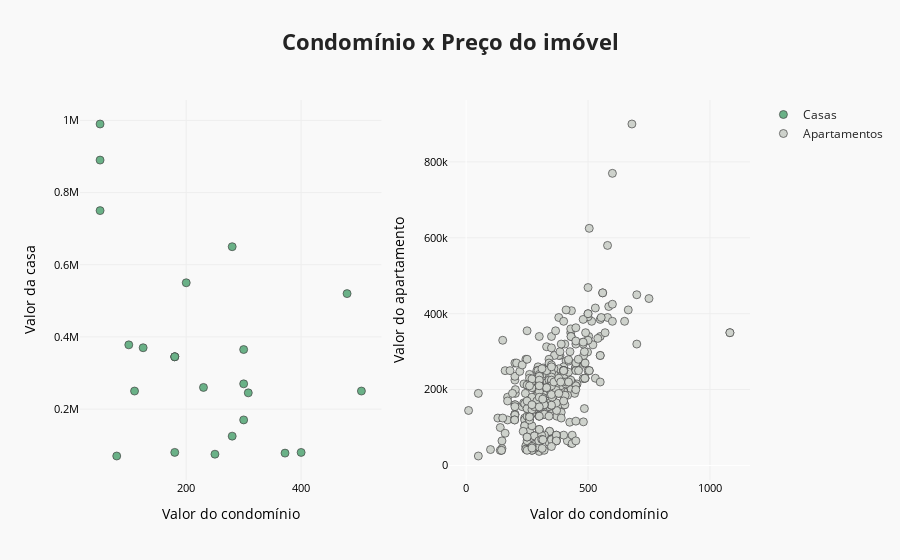

The code cell stored with this chart in its notebook:
### Code cell
df_fig1 = df_samambaia_filtered[(df_samambaia_filtered[HOUSE_CATEGORY] != 0) & (df_samambaia_filtered[HOUSE_CONDOMI_VALUE] > 1) & (df_samambaia_filtered[HOUSE_CONDOMI_VALUE] < 2000)]
df_fig2 = df_samambaia_filtered[(df_samambaia_filtered[HOUSE_CONDOMI_VALUE] > 1) & (df_samambaia_filtered[HOUSE_CONDOMI_VALUE] < 2000) & (df_samambaia_filtered[HOUSE_SIZE] > 0)]

title='<b>Condomínio x Preço do imóvel</b>'

fig = make_subplots(rows=1, cols=2)

fig.add_trace(
    go.Scatter(
        x=df_fig1[df_fig1[HOUSE_CATEGORY] == 'Casas'][HOUSE_CONDOMI_VALUE], 
        y=df_fig1[df_fig1[HOUSE_CATEGORY] == 'Casas'][HOUSE_PRICE], 
        mode='markers', 
        name='Casas',
        marker={'color': FIGURE_COLOR_PALETTE[1]}),
row=1, col=1)

fig.add_trace(
    go.Scatter(
        x=df_fig1[df_fig1[HOUSE_CATEGORY] == 'Apartamentos'][HOUSE_CONDOMI_VALUE], 
        y=df_fig1[df_fig1[HOUSE_CATEGORY] == 'Apartamentos'][HOUSE_PRICE], 
        mode='markers', 
        name='Apartamentos',
        marker={'color': FIGURE_COLOR_PALETTE[2]}),
    row=1, col=2)

fig.update_layout(
    boxmode='group',
    title=title,
    titlefont={'size':22},
    violinmode='group',
    paper_bgcolor='#f9f9f9',
    plot_bgcolor='#f9f9f9',
    template='seaborn',
)

fig.update_xaxes(
    color='black',
    showgrid=True,
    gridwidth=1.0, 
    gridcolor='#eeeeee',
    tickfont_size=11,
)

fig.update_yaxes(
    color='black',
    showgrid=True,
    gridwidth=1.0, 
    gridcolor='#eeeeee',
    tickfont_size=11,
)

fig['layout']['xaxis']['title']='Valor do condomínio'
fig['layout']['xaxis2']['title']='Valor do condomínio'
fig['layout']['yaxis']['title']='Valor da casa'
fig['layout']['yaxis2']['title']='Valor do apartamento'

fig.update_traces(marker_size=8,marker_line_width=0.7)

fig.show()

### Figure 1 — Plotly figure (JSON) as saved in the notebook; plotly's stock layout.template omitted (floating-point values rounded to 4 significant figures; data arrays with more than 128 entries replaced by an {"elided": "..."} marker saying what was removed)
{"data": [{"marker": {"color": "#6AB187", "line": {"width": 0.7}, "size": 8}, "mode": "markers", "name": "Casas", "type": "scatter", "x": [300, 180, 505, 110, 50, 180, 180, 50, 50, 280, 180, 300, 300, 372, 250, 400, 230, 480, 100, 200, 280, 308, 125, 79], "xaxis": "x", "y": [170000, 80000, 250000, 250000, 750000, 345000, 345000, 890000, 990000, 125000, 345000, 365000, 270000, 78000, 75000, 79900, 260000, 520000, 378000, 550000, 650000, 245000, 369990, 70000], "yaxis": "y"}, {"marker": {"color": "#CED2CC", "line": {"width": 0.7}, "size": 8}, "mode": "markers", "name": "Apartamentos", "type": "scatter", "x": {"elided": "422 int values"}, "xaxis": "x2", "y": {"elided": "422 int values"}, "yaxis": "y2"}], "layout": {"boxmode": "group", "paper_bgcolor": "#f9f9f9", "plot_bgcolor": "#f9f9f9", "title": {"font": {"size": 22}, "text": "<b>Condomínio x Preço do imóvel</b>"}, "violinmode": "group", "xaxis": {"anchor": "y", "color": "black", "domain": [0, 0.45], "gridcolor": "#eeeeee", "gridwidth": 1, "showgrid": true, "tickfont": {"size": 11}, "title": {"text": "Valor do condomínio"}}, "xaxis2": {"anchor": "y2", "color": "black", "domain": [0.55, 1], "gridcolor": "#eeeeee", "gridwidth": 1, "showgrid": true, "tickfont": {"size": 11}, "title": {"text": "Valor do condomínio"}}, "yaxis": {"anchor": "x", "color": "black", "domain": [0, 1], "gridcolor": "#eeeeee", "gridwidth": 1, "showgrid": true, "tickfont": {"size": 11}, "title": {"text": "Valor da casa"}}, "yaxis2": {"anchor": "x2", "color": "black", "domain": [0, 1], "gridcolor": "#eeeeee", "gridwidth": 1, "showgrid": true, "tickfont": {"size": 11}, "title": {"text": "Valor do apartamento"}}}}
